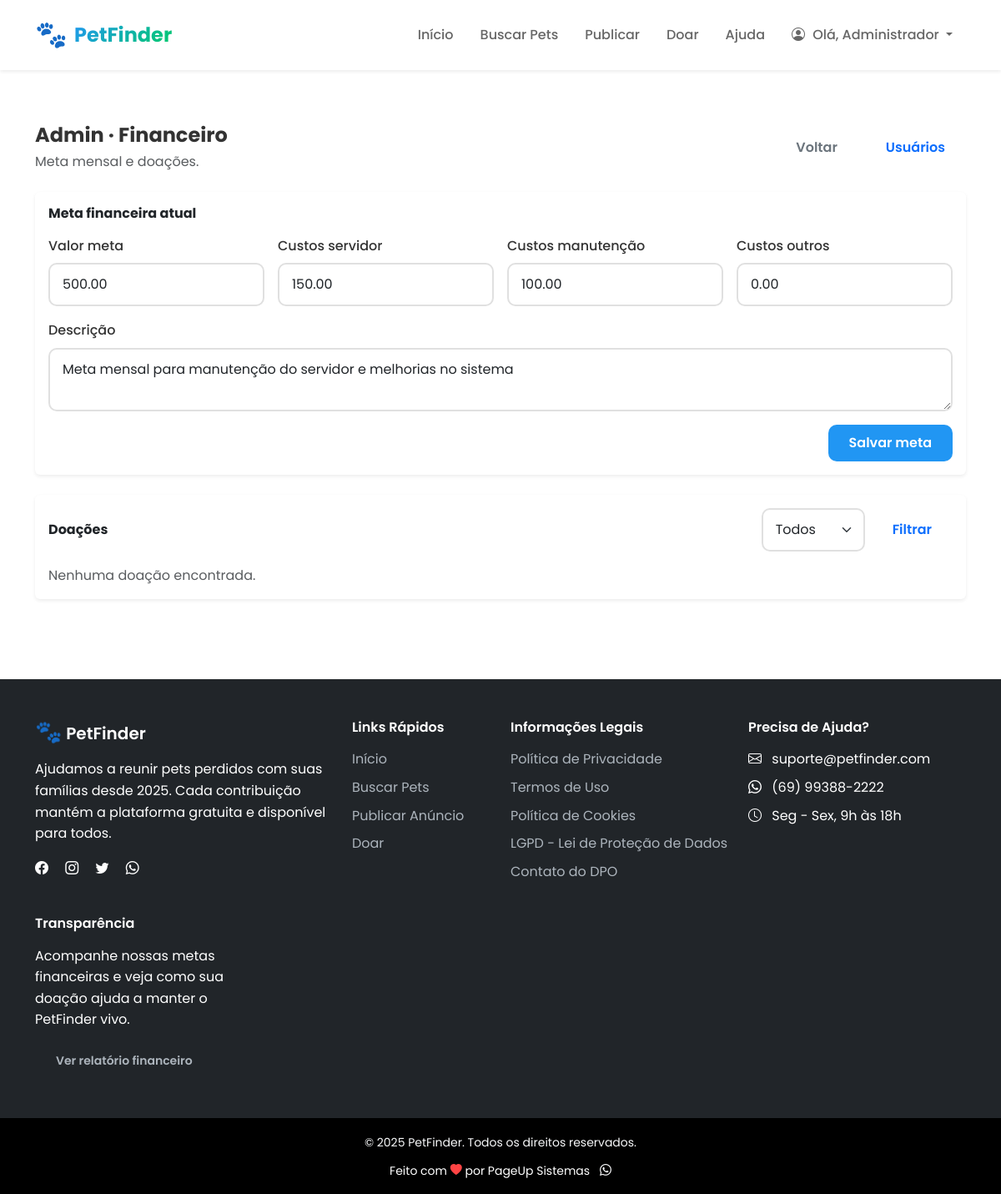
The page /admin-financeiro.php (signed in) on the database its author committed.
### tables this page shows
CREATE TABLE `metas_financeiras` (
  `id` int(11) NOT NULL AUTO_INCREMENT,
  `mes_referencia` date NOT NULL,
  `valor_meta` decimal(10,2) NOT NULL,
  `valor_arrecadado` decimal(10,2) DEFAULT 0.00,
  `custos_servidor` decimal(10,2) DEFAULT 0.00,
  `custos_manutencao` decimal(10,2) DEFAULT 0.00,
  `custos_outros` decimal(10,2) DEFAULT 0.00,
  `descricao` text DEFAULT NULL,
  `ativo` tinyint(1) DEFAULT 1,
  `data_criacao` timestamp NOT NULL DEFAULT CURRENT_TIMESTAMP,
  PRIMARY KEY (`id`),
  KEY `idx_mes` (`mes_referencia`),
  KEY `idx_ativo` (`ativo`)
);

### admin-financeiro.php (called while the page is built)
<?php
require_once __DIR__ . '/config.php';
require_once __DIR__ . '/views/admin-financeiro.php';

### config.php (called while the page is built, shortened)
<?php
spl_autoload_register(function ($class) {
    $paths = [
        BASE_PATH . '/models/' . $class . '.php',
        BASE_PATH . '/controllers/' . $class . '.php',
    ];
    foreach ($paths as $path) {
        if (file_exists($path)) {
            return;
        }
    }
});
require_once BASE_PATH . '/includes/functions.php';
require_once BASE_PATH . '/includes/db.php';
?>

### includes/db.php (called while the page is built, shortened)
<?php
class Database {
    private static $instance = null;
    private $conn;
    private function __construct() {
        try {
            $dsn = "mysql:host=" . DB_HOST . ";dbname=" . DB_NAME . ";charset=" . DB_CHARSET;
            $options = [
                PDO::ATTR_ERRMODE => PDO::ERRMODE_EXCEPTION,
                PDO::ATTR_DEFAULT_FETCH_MODE => PDO::FETCH_ASSOC,
                PDO::ATTR_EMULATE_PREPARES => false,
                PDO::MYSQL_ATTR_INIT_COMMAND => "SET NAMES " . DB_CHARSET,
                PDO::ATTR_PERSISTENT => true
            ];
            $this->conn = new PDO($dsn, DB_USER, DB_PASS, $options);
        } catch (PDOException $e) {
            error_log("Erro de conexão: " . $e->getMessage());
            die("Erro ao conectar com o banco de dados. Tente novamente mais tarde.");
        }
    }
    public static function getInstance() {
        if (self::$instance === null) {
            self::$instance = new self();
        }
        return self::$instance;
    }
    public function query($sql, $params = []) {
        try {
            $stmt = $this->conn->prepare($sql);
            $stmt->execute($params);
            return $stmt;
        } catch (PDOException $e) {
            error_log("Erro na query: " . $e->getMessage());
            throw $e;
        }
    }
    public function fetchOne($sql, $params = []) {
        $stmt = $this->query($sql, $params);
        return $stmt->fetch();
    }
}
function getDB() {
    return Database::getInstance();
}
?>

### controllers/DoacaoController.php (called while the page is built, shortened)
<?php
class DoacaoController
{
    private $doacaoModel;
    public function __construct()
    {
        $this->doacaoModel = new Doacao();
    }
    public function metaAtual()
    {
        return $this->doacaoModel->getCurrentGoalProgress();
    }
}

### models/Doacao.php (called while the page is built, shortened)
<?php
class Doacao
{
    private $db;
    public function __construct()
    {
        $this->db = getDB();
    }
    public function findAll(int $limit = 50, int $offset = 0, ?string $status = null): array
    {
        $status = $status !== null ? trim($status) : null;
        $params = [];
        $sql = 'SELECT * FROM doacoes';
        $sql .= ' ORDER BY data_doacao DESC LIMIT ? OFFSET ?';
        $params[] = $limit;
        $params[] = $offset;
        return $this->db->fetchAll($sql, $params);
    }
    public function getCurrentGoalProgress()
    {
        return $this->db->fetchOne(
            'SELECT m.id, m.mes_referencia, m.valor_meta, m.valor_arrecadado, m.custos_servidor, m.custos_manutencao, m.custos_outros, m.descricao
             FROM metas_financeiras m
             WHERE m.ativo = 1
             ORDER BY m.mes_referencia DESC
             LIMIT 1'
        );
    }
}

### includes/functions.php (called while the page is built, shortened)
<?php
function sanitize($data) {
    return htmlspecialchars(trim($data), ENT_QUOTES, 'UTF-8');
}
?>

### views/admin-financeiro.php (the view, shortened to what this page needs)
<?php
require_once __DIR__ . '/../config.php';
$doacaoController = new DoacaoController();
$doacaoModel = new Doacao();
$metaAtual = $doacaoController->metaAtual();
$status = isset($_GET['status']) ? trim((string)$_GET['status']) : '';
$allowedStatus = ['', 'pendente', 'aprovada', 'cancelada', 'estornada'];
$pagina = isset($_GET['pagina']) ? (int)$_GET['pagina'] : 1;
$pagina = max(1, $pagina);
$limite = 30;
$offset = ($pagina - 1) * $limite;
$doacoes = $doacaoModel->findAll($limite, $offset, $status !== '' ? $status : null);
include __DIR__ . '/../includes/header.php';
?>
<div class="container py-5">
    <div class="d-flex justify-content-between align-items-center flex-wrap gap-3 mb-4">
        <div>
            <h1 class="h4 fw-bold mb-1">Admin · Financeiro</h1>
            <p class="text-muted mb-0">Meta mensal e doações.</p>
        </div>
        <div class="d-flex gap-2">
            <a href="<?php echo BASE_URL; ?>/admin" class="btn btn-outline-secondary">Voltar</a>
            <a href="<?php echo BASE_URL; ?>/admin/usuarios" class="btn btn-outline-primary">Usuários</a>
        </div>
    </div>
    <div class="card shadow-sm border-0 mb-4">
        <div class="card-body">
            <h2 class="h6 fw-bold mb-3">Meta financeira atual</h2>
            <?php if (empty($metaAtual)): ?>
                <p class="text-muted mb-0">Nenhuma meta ativa cadastrada.</p>
            <?php else: ?>
                <form method="POST" action="" class="row g-3">
                    <div class="col-md-3">
                        <label class="form-label">Valor meta</label>
                        <input type="number" step="0.01" name="valor_meta" class="form-control" value="<?php echo sanitize((string)($metaAtual['valor_meta'] ?? 0)); ?>">
                    </div>
                    <div class="col-md-3">
                        <label class="form-label">Custos servidor</label>
                        <input type="number" step="0.01" name="custos_servidor" class="form-control" value="<?php echo sanitize((string)($metaAtual['custos_servidor'] ?? 0)); ?>">
                    </div>
                    <div class="col-md-3">
                        <label class="form-label">Custos manutenção</label>
                        <input type="number" step="0.01" name="custos_manutencao" class="form-control" value="<?php echo sanitize((string)($metaAtual['custos_manutencao'] ?? 0)); ?>">
                    </div>
                    <div class="col-md-3">
                        <label class="form-label">Custos outros</label>
                        <input type="number" step="0.01" name="custos_outros" class="form-control" value="<?php echo sanitize((string)($metaAtual['custos_outros'] ?? 0)); ?>">
                    </div>
                    <div class="col-12">
                        <label class="form-label">Descrição</label>
                        <textarea name="descricao" class="form-control" rows="2"><?php echo sanitize((string)($metaAtual['descricao'] ?? '')); ?></textarea>
                    </div>
                    <div class="col-12 d-grid d-md-flex justify-content-end">
                        <button type="submit" class="btn btn-primary">Salvar meta</button>
                    </div>
                </form>
            <?php endif; ?>
        </div>
    </div>
    <div class="card shadow-sm border-0">
        <div class="card-body">
            <div class="d-flex justify-content-between align-items-center flex-wrap gap-2 mb-3">
                <h2 class="h6 fw-bold mb-0">Doações</h2>
                <form method="GET" action="" class="d-flex gap-2">
                    <select name="status" class="form-select">
                        <?php foreach ($allowedStatus as $s): ?>
                            <option value="<?php echo sanitize($s); ?>" <?php echo $s === $status ? 'selected' : ''; ?>>
                                <?php echo $s === '' ? 'Todos' : ucfirst($s); ?>
                            </option>
                        <?php endforeach; ?>
                    </select>
                    <button class="btn btn-outline-primary" type="submit">Filtrar</button>
                </form>
            </div>
            <?php if (empty($doacoes)): ?>
                <p class="text-muted mb-0">Nenhuma doação encontrada.</p>
            <?php endif; ?>
        </div>
    </div>
</div>
<?php include __DIR__ . '/../includes/footer.php'; ?>

### assets/css/style.css (style rules this page uses)
:root { --primary: #2196F3; --primary-dark: #1976D2; --success: #00CC66; --success-dark: #00994D; --danger: #FF4444; --danger-dark: #CC0000; --warning: #FF9800; --info: #00BCD4; --dark: #333333; --gray: #666666; --light-gray: #999999; --border: #E0E0E0; --bg-light: #F5F5F5; --font-main: 'Poppins', 'Segoe UI', sans-serif; --font-size-base: 16px; --spacing-xs: 8px; --spacing-sm: 16px; --spacing-md: 24px; --spacing-lg: 32px; --spacing-xl: 48px; --radius-sm: 5px; --radius-md: 10px; --radius-lg: 15px; --radius-xl: 20px; --shadow-sm: 0 2px 4px rgba(0,0,0,0.1); --shadow-md: 0 4px 12px rgba(0,0,0,0.1); --shadow-lg: 0 8px 24px rgba(0,0,0,0.15); --transition-fast: 0.2s ease; --transition-normal: 0.3s ease; --transition-slow: 0.5s ease; }
* { margin: 0; padding: 0; box-sizing: border-box; }
html { scroll-behavior: smooth; }
body { font-family: var(--font-main); font-size: var(--font-size-base); color: var(--dark); line-height: 1.6; background: white; min-height: 100vh; display: flex; flex-direction: column; }
.btn { border-radius: var(--radius-md); padding: 10px 25px; font-weight: 600; transition: all var(--transition-fast); border: none; }
.btn-primary { background: var(--primary); color: white; }
.form-control, .form-select { border: 2px solid var(--border); border-radius: var(--radius-md); padding: 12px 15px; transition: all var(--transition-fast); }
.form-label { font-weight: 500; color: var(--dark); margin-bottom: 8px; }
.shadow-sm { box-shadow: var(--shadow-sm); }

### rows shown on the page
metas_financeiras: valor_meta "500.00", custos_servidor "150.00", custos_manutencao "100.00", custos_outros "0.00", descricao "Meta mensal para manutenção do servidor e melhorias no sistema"

### other values the page prints
$userFirstName "Administrador"
